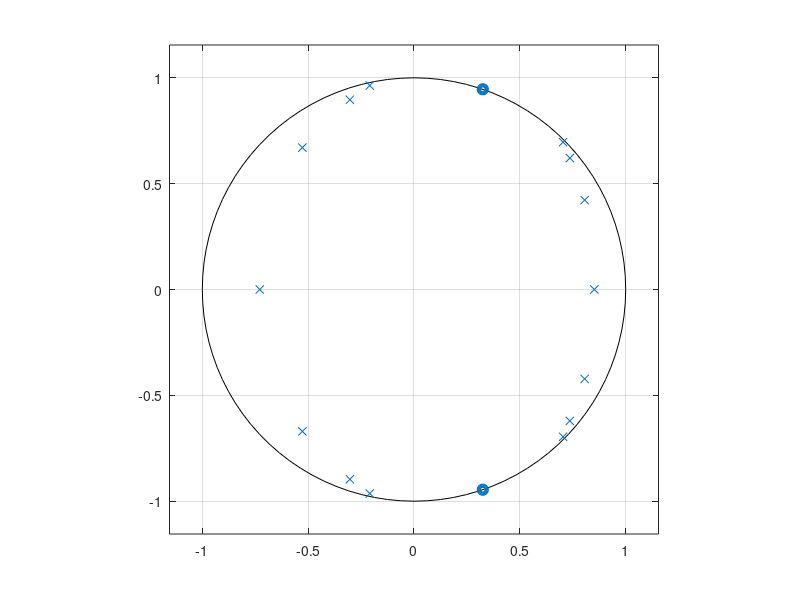
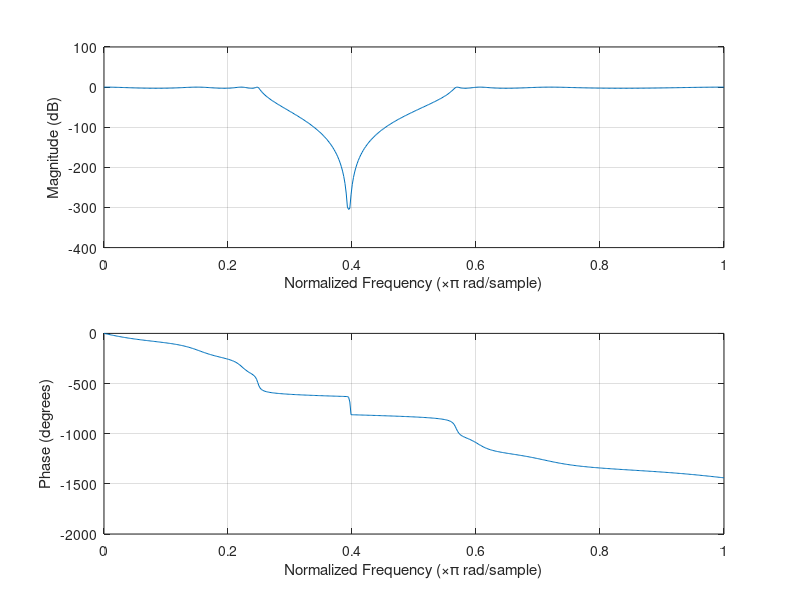

The MATLAB source for these figures, in order:
close all;
clear all;

A = 1;
%B = fir1(41, 0.3, 'high');
%B = fir2(81, [0 0.47 0.53 1], [0 0 0.4 1]);

% [n,Wn] = buttord(0.5,0.55,3,120);
% [B,A] = butter(n,Wn);

% [n,Wn] = buttord([0.250 0.80],[0.3 0.5],3,60);
% [B,A] = butter(n,Wn, 'stop');

[n,Wp] = cheb1ord([0.250 0.80],[0.3 0.5],3,60)
[B,A] = cheby1(n,3,Wp, 'stop');

zplane(B,A);
figure;
freqz(B,A);

% X = fft(Num, 1000);
% plot(0:1/1000:0.5-1/1000, abs(X(1:500)));
% ylabel('|A|')
% xlabel('F')


% 
% t=0:1/8000:2-1/8000;
% x = 3*sin(2*pi*1*t)-2;
% plot(t,x);
% ylabel('x(t)')
% xlabel('t [s]')
